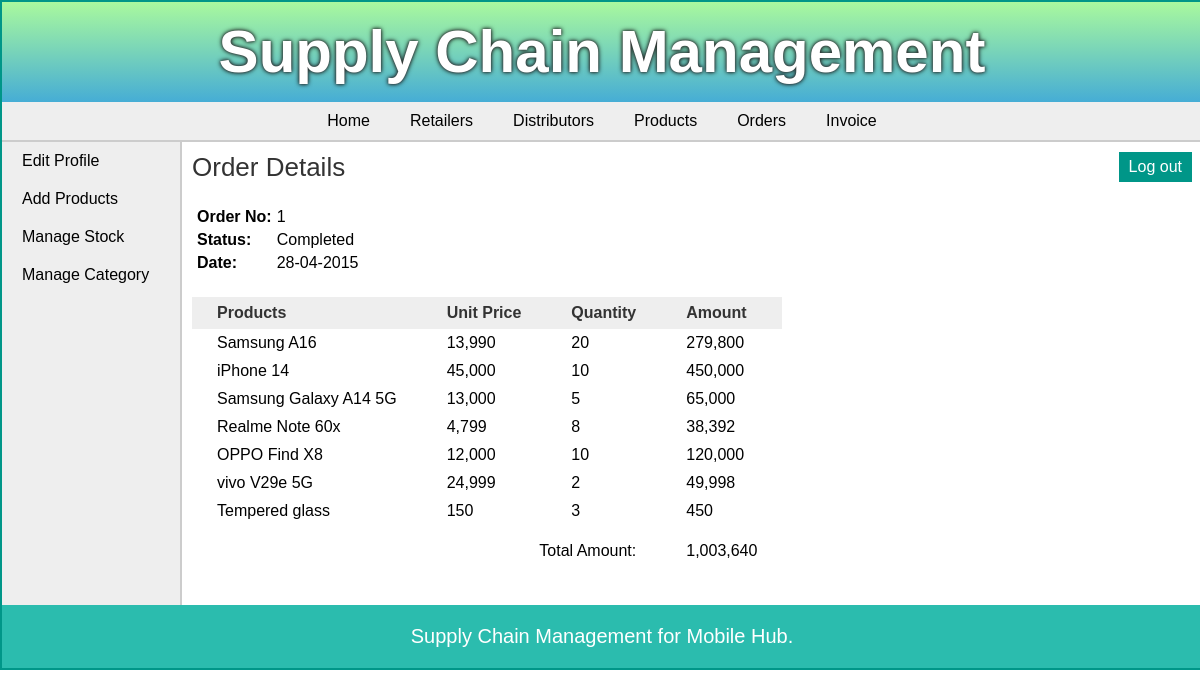
The page /manufacturer/view_order_items.php?id=1 (signed in) on the database its author committed.
### tables this page shows
CREATE TABLE `orders` (
  `order_id` int(11) NOT NULL,
  `date` date NOT NULL,
  `retailer_id` int(11) NOT NULL,
  `approved` tinyint(1) NOT NULL,
  `status` tinyint(1) NOT NULL,
  `total_amount` int(10) NOT NULL
);

CREATE TABLE `order_items` (
  `order_items_id` int(11) NOT NULL,
  `order_id` int(11) NOT NULL,
  `pro_id` int(11) NOT NULL,
  `quantity` int(11) NOT NULL
);

CREATE TABLE `products` (
  `pro_id` int(11) NOT NULL,
  `pro_name` varchar(25) NOT NULL,
  `pro_desc` text DEFAULT NULL,
  `pro_price` int(18) NOT NULL,
  `unit` int(11) NOT NULL,
  `pro_cat` int(11) NOT NULL,
  `quantity` int(11) DEFAULT NULL
);

### manufacturer/view_order_items.php (the view, shortened to what this page needs)
<?php
	require("../includes/config.php");
	if(isset($_SESSION['manufacturer_login']) || isset($_SESSION['admin_login']) || isset($_SESSION['retailer_login'])) {
			$order_id = $_GET['id'];
			$query_selectManOrderItems = "SELECT *,order_items.quantity as quantity FROM orders,order_items,products WHERE order_items.order_id='$order_id' AND order_items.pro_id=products.pro_id AND order_items.order_id=orders.order_id";
			$result_selectManOrderItems = mysqli_query($con,$query_selectManOrderItems);
			$query_selectManOrder = "SELECT date,approved,status FROM orders WHERE order_id='$order_id'";
			$result_selectManOrder = mysqli_query($con,$query_selectManOrder);
			$row_selectManOrder = mysqli_fetch_array($result_selectManOrder);
		}
		else {
			header('Location:../index.php');
		}
?>
<!DOCTYPE html>
<html>
<head>
	<link rel="stylesheet" href="../includes/main_style.css" >
</head>
<body>
	<?php
		include("../includes/header.inc.php");
		include("../includes/nav_manufacturer.inc.php");
		include("../includes/aside_manufacturer.inc.php");
	?>
	<section>
		<h1>Order Details</h1>
		<table class="table_infoFormat">
		<tr>
			<td> Order No: </td>
			<td> <?php echo $order_id; ?> </td>
		</tr>
		<tr>
			<td> Status: </td>
			<td>
			<?php
				if($row_selectManOrder['status'] == 0) {
					echo "Pending";
				}
				else {
					echo "Completed";
				}
			?>
			</td>
		</tr>
		<tr>
			<td> Date: </td>
			<td> <?php echo date("d-m-Y",strtotime($row_selectManOrder['date'])); ?> </td>
		</tr>
		</table>
		<form action="" method="POST" class="form">
		<table class="table_invoiceFormat">
			<tr>
				<th> Products </th>
				<th> Unit Price </th>
				<th> Quantity </th>
				<th> Amount </th>
			</tr>
			<?php $i=1; while($row_selectManOrderItems = mysqli_fetch_array($result_selectManOrderItems)) { ?>
			<tr>
				<td> <?php echo $row_selectManOrderItems['pro_name']; ?> </td>
				<td> <?php echo number_format($row_selectManOrderItems['pro_price'], 0); ?> </td>
				<td> <?php echo $row_selectManOrderItems['quantity']; ?> </td>
				<td> <?php echo number_format($row_selectManOrderItems['quantity']*$row_selectManOrderItems['pro_price'], 0); ?> </td>
			</tr>
			<?php $i++; } ?>
			<tr style="height:40px;vertical-align:bottom;">
				<td colspan="3" style="text-align:right;"> Total Amount: </td>
				<td>
				<?php
					$total_amount = 0;
					mysqli_data_seek($result_selectManOrderItems, 0);
					while ($row = mysqli_fetch_array($result_selectManOrderItems)) {
						$total_amount += $row['quantity'] * $row['pro_price'];
					}
					echo number_format($total_amount, 0);
				?>
				</td>
			</tr>
		</table>
		</form>
	</section>
	<?php
		include("../includes/footer.inc.php");
	?>
</body>
</html>

### includes/main_style.css (style rules this page uses)
* { font-family: arial,sans-serif; margin:0px; padding:0px; }
body { width:1200px; margin:auto; border:2px solid #009688; }
section { width:1000px; padding:10px; padding-bottom:40px; }
section h1 { margin-bottom:10px; font-weight:normal; color:#333; font-size: 26px; }
table { border-collapse: collapse; }
.table_invoiceFormat th { background-color:#eee; color:#333; padding: 7px 25px; }
.table_invoiceFormat tr { border:none; }
.table_invoiceFormat td,.table_invoiceFormat tr { padding: 5px 25px; text-align: left; }
.table_infoFormat { margin:20px 5px 25px; }
.table_infoFormat td { padding:5px 5px 0px 0px; }
.table_infoFormat td:first-child { font-weight:bold; }

### rows shown on the page
orders: date "28-04-2015"
order_items: pro.pro_name "Samsung A16", pro.pro_price "13,990", quantity "20", quantity.pro_price "279,800"
order_items: pro.pro_name "iPhone 14", pro.pro_price "45,000", quantity "10", quantity.pro_price "450,000"
order_items: pro.pro_name "Samsung Galaxy A14 5G", pro.pro_price "13,000", quantity "5", quantity.pro_price "65,000"
order_items: pro.pro_name "Realme Note 60x", pro.pro_price "4,799", quantity "8", quantity.pro_price "38,392"
order_items: pro.pro_name "OPPO Find X8", pro.pro_price "12,000", quantity "10", quantity.pro_price "120,000"
order_items: pro.pro_name "vivo V29e 5G", pro.pro_price "24,999", quantity "2", quantity.pro_price "49,998"
order_items: pro.pro_name "Tempered glass", pro.pro_price "150", quantity "3", quantity.pro_price "450"

### other values the page prints
$order_id "1"
$total_amount "1,003,640"
